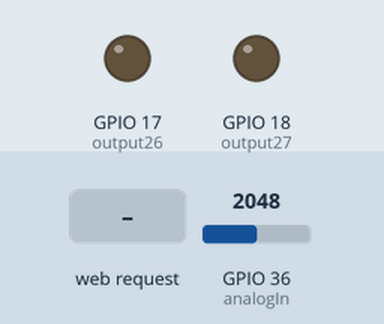
Simulated run of this sketch. Board: ESP32. Parts: output pins drawn as LEDs (lit = HIGH). The inputs (shaded band) are chosen by the test bench; at power-on: GPIO 36 (analogIn) = 2048. WiFi joins after 1.5 s; servers stay silent unless stated; not simulated (calls return 0 or success): WSB_private.h; what the sketch prints to the serial monitor is not drawn.

Above: at 2.7 s.
2.8 s: HTTP request GET /26/on received
At 4.0 s:
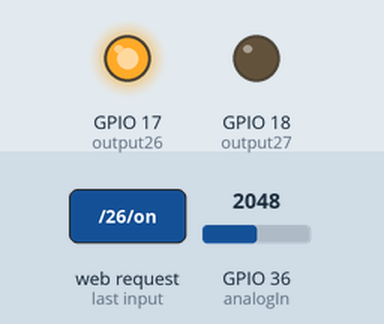
4.3 s: HTTP request GET /27/on received
At 5.2 s:
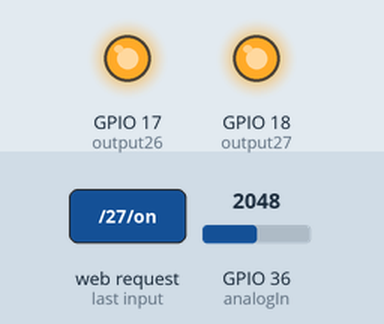
5.8 s: HTTP request GET /26/off received
At 6.3 s:
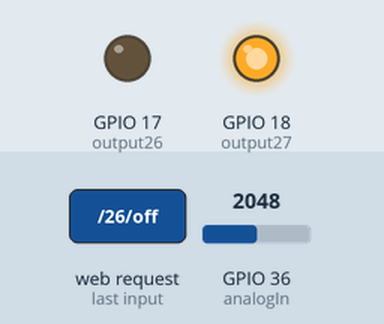
7.3 s: HTTP request GET /27/off received
At 8.7 s:
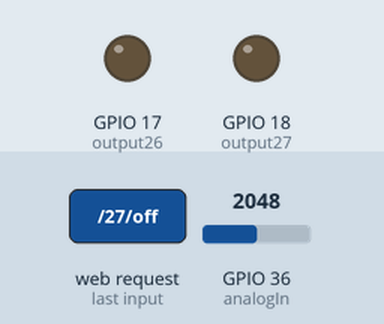
Timing chart, 0 to 9.8 s (numbered marks = the images above; inputs shaded):
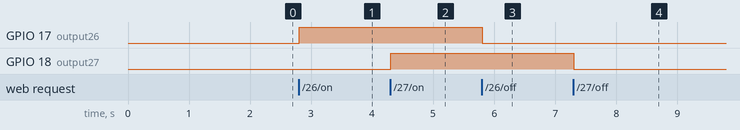

Measured:
- after the input at 2.8 s, GPIO 17 (output26): LOW → HIGH at once
- after the input at 4.3 s, GPIO 18 (output27): LOW → HIGH at once
- after the input at 5.8 s, GPIO 17 (output26): HIGH → LOW at once
- after the input at 7.3 s, GPIO 18 (output27): HIGH → LOW at once

The sketch:

WebServer_Test.ino
```cpp
/*********
 * Based on Rui Santos
 * His complete project details at https://randomnerdtutorials.com
 *
 * Modified to display moisture value on a web page
 * Werner Schollenberger
 *
 * Note: You have to replace the variables "ssid" and "password" with
 *       your WLAN credentials
 *
 *********/

// Load Wi-Fi library
#include <WiFi.h>

// Replace with your network credentials
//const char* ssid = "REPLACE_WITH_YOUR_SSID";
//const char* password = "REPLACE_WITH_YOUR_PASSWORD";
#include <WSB_private.h> // set the WLAN credentials outside the source code
const char* ssid = STA_SSID;
const char* password = STA_PASS;

// Set web server port number to 80
WiFiServer server(80);

// Variable to store the HTTP request
String header;

// Auxiliar variables to store the current output state
String output26State = "off";
String output27State = "off";
String moistureValue = "undefined";

// Assign output variables to GPIO pins
const int output26 = 17;
const int output27 = 18;

// Assign input variables to GPIO pins
const int analogIn = 36;  // ADC1-0

// ADC parameters
const float adc_ref = 3.33;
const int   adc_range = 4095;

// Current time
unsigned long currentTime = millis();
// Previous time
unsigned long previousTime = 0;
// Define timeout time in milliseconds (example: 2000ms = 2s)
const long timeoutTime = 2000;


void setup() {
  // put your setup code here, to run once:
  Serial.begin(115200);
  // Initialize the output variables as outputs
  pinMode(output26, OUTPUT);
  pinMode(output27, OUTPUT);
  // Set outputs to LOW
  digitalWrite(output26, LOW);
  digitalWrite(output27, LOW);

  // Connect to Wi-Fi network with SSID and password
  Serial.print("Connecting to ");
  Serial.println(ssid);
  WiFi.begin(ssid, password);
  while (WiFi.status() != WL_CONNECTED) {
    delay(500);
    Serial.print(".");
  }
  // Print local IP address and start web server
  Serial.println("");
  Serial.println("WiFi connected.");
  Serial.println("IP address: ");
  Serial.println(WiFi.localIP());
  server.begin();
}

void loop() {
  // put your main code here, to run repeatedly:
  WiFiClient client = server.available();   // Listen for incoming clients

  if (client) {                             // If a new client connects,
    currentTime = millis();
    previousTime = currentTime;
    Serial.println("New Client.");          // print a message out in the serial port
    String currentLine = "";                // make a String to hold incoming data from the client
    Serial.println("Reading analog moisture value.");
    int inputRawValue = analogRead(analogIn);
    float inputValue = inputRawValue * (adc_ref / adc_range);
    String moistureString = String(inputValue, 2);

    while (client.connected() && currentTime - previousTime <= timeoutTime) {  // loop while the client's connected
      currentTime = millis();
      if (client.available()) {             // if there's bytes to read from the client,
        char c = client.read();             // read a byte, then
        Serial.write(c);                    // print it out the serial monitor
        header += c;
        if (c == '\n') {                    // if the byte is a newline character
          // if the current line is blank, you got two newline characters in a row.
          // that's the end of the client HTTP request, so send a response:
          if (currentLine.length() == 0) {
            // HTTP headers always start with a response code (e.g. HTTP/1.1 200 OK)
            // and a content-type so the client knows what's coming, then a blank line:
            client.println("HTTP/1.1 200 OK");
            client.println("Content-type:text/html");
            client.println("Connection: close");
            client.println();

            // turns the GPIOs on and off
            if (header.indexOf("GET /26/on") >= 0) {
              Serial.println("GPIO 26 on");
              output26State = "on";
              digitalWrite(output26, HIGH);
            } else if (header.indexOf("GET /26/off") >= 0) {
              Serial.println("GPIO 26 off");
              output26State = "off";
              digitalWrite(output26, LOW);
            } else if (header.indexOf("GET /27/on") >= 0) {
              Serial.println("GPIO 27 on");
              output27State = "on";
              digitalWrite(output27, HIGH);
            } else if (header.indexOf("GET /27/off") >= 0) {
              Serial.println("GPIO 27 off");
              output27State = "off";
              digitalWrite(output27, LOW);
            }

            // Display the HTML web page
            client.println("<!DOCTYPE html><html>");
            client.println("<head><meta name=\"viewport\" content=\"width=device-width, initial-scale=1\">");
            client.println("<link rel=\"icon\" href=\"data:,\">");
            // CSS to style the on/off buttons
            // Feel free to change the background-color and font-size attributes to fit your preferences
            client.println("<style>html { font-family: Helvetica; display: inline-block; margin: 0px auto; text-align: center;}");
            client.println(".button { background-color: #4CAF50; border: none; color: white; padding: 16px 40px;");
            client.println("text-decoration: none; font-size: 30px; margin: 2px; cursor: pointer;}");
            client.println(".button2 {background-color: #555555;}</style></head>");

            // Web Page Heading
            client.println("<body><h1>ESP32 Web Server</h1>");

            // Display current state, and ON/OFF buttons for GPIO 26
            client.println("<p>GPIO 26 - State " + output26State + "</p>");
            // If the output26State is off, it displays the ON button
            if (output26State=="off") {
              client.println("<p><a href=\"/26/on\"><button class=\"button\">ON</button></a></p>");
            } else {
              client.println("<p><a href=\"/26/off\"><button class=\"button button2\">OFF</button></a></p>");
            }

            // Display current state, and ON/OFF buttons for GPIO 27
            client.println("<p>GPIO 27 - State " + output27State + "</p>");
            // If the output27State is off, it displays the ON button
            if (output27State=="off") {
              client.println("<p><a href=\"/27/on\"><button class=\"button\">ON</button></a></p>");
            } else {
              client.println("<p><a href=\"/27/off\"><button class=\"button button2\">OFF</button></a></p>");
            }
            client.println("<p>Moisture Sensor voltage: " + moistureString + "</p>");
            client.println("</body></html>");

            // The HTTP response ends with another blank line
            client.println();
            // Break out of the while loop
            break;
          } else { // if you got a newline, then clear currentLine
            currentLine = "";
          }
        } else if (c != '\r') {  // if you got anything else but a carriage return character,
          currentLine += c;      // add it to the end of the currentLine
        }
      }
    }
    // Clear the header variable
    header = "";
    // Close the connection
    client.stop();
    Serial.println("Client disconnected.");
    Serial.println("");
  }
}
```
